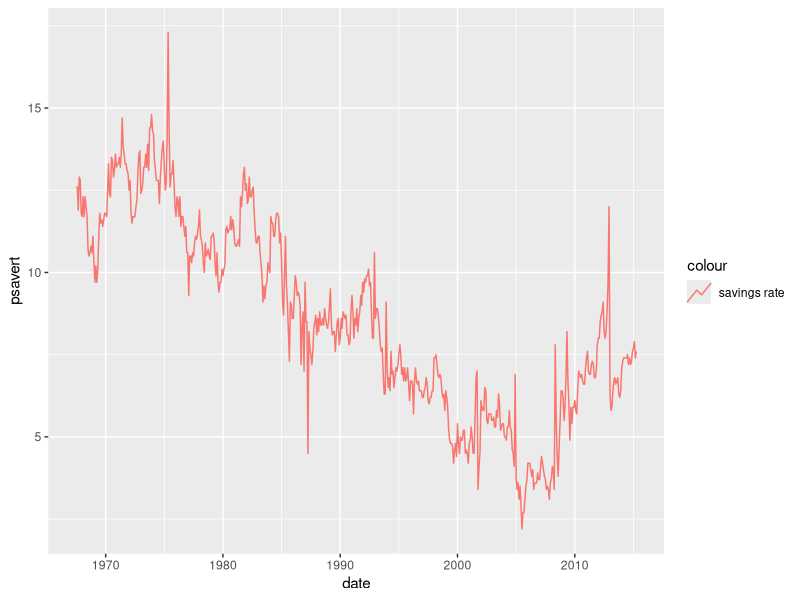
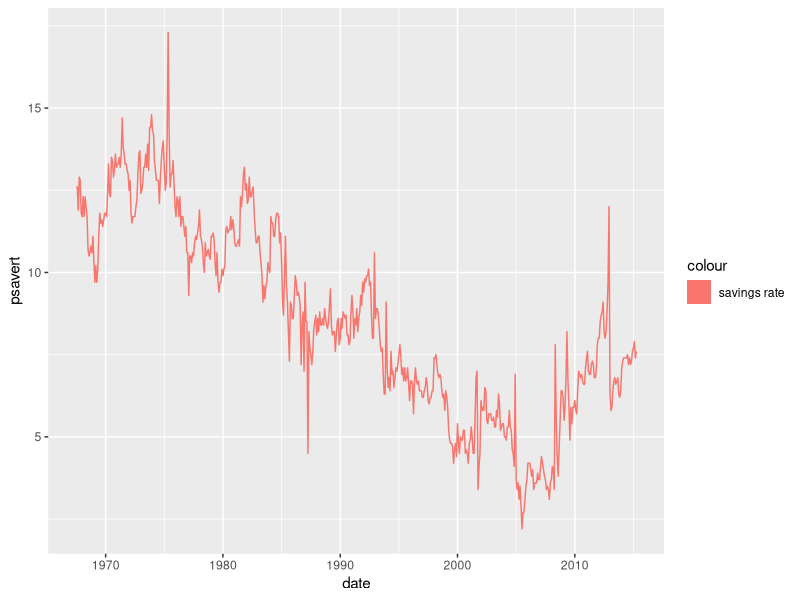

Reproduce these figures in R, in order.
# r2py crawler metadata
# package: ggplot2
# source_type: rd_example
# topic: draw_key.Rd
# source_file: C:\Users\bened\AppData\Local\R\win-library\4.5\ggplot2\help
# lines: 7

suppressPackageStartupMessages(library(ggplot2))
p <- ggplot(economics, aes(date, psavert, color = "savings rate"))
# key glyphs can be specified by their name
p + geom_line(key_glyph = "timeseries")

# key glyphs can be specified via their drawing function
p + geom_line(key_glyph = draw_key_rect)
